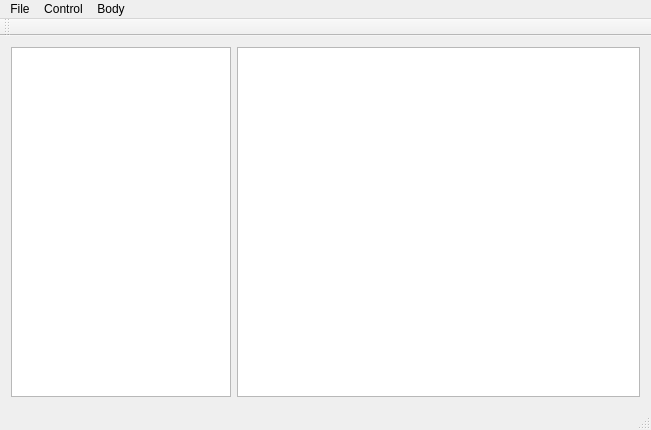
<?xml version="1.0" encoding="UTF-8"?>
<ui version="4.0">
 <class>MarkupWindow</class>
 <widget class="QMainWindow" name="MarkupWindow">
  <property name="geometry">
   <rect>
    <x>0</x>
    <y>0</y>
    <width>651</width>
    <height>430</height>
   </rect>
  </property>
  <property name="windowTitle">
   <string>Markup tool</string>
  </property>
  <widget class="QWidget" name="centralWidget">
   <layout class="QHBoxLayout" name="horizontalLayout">
    <item>
     <widget class="QListWidget" name="listWidget">
      <property name="maximumSize">
       <size>
        <width>220</width>
        <height>16777215</height>
       </size>
      </property>
      <property name="acceptDrops">
       <bool>false</bool>
      </property>
      <property name="tabKeyNavigation">
       <bool>false</bool>
      </property>
      <property name="dragEnabled">
       <bool>false</bool>
      </property>
      <property name="dragDropOverwriteMode">
       <bool>false</bool>
      </property>
      <property name="alternatingRowColors">
       <bool>true</bool>
      </property>
     </widget>
    </item>
    <item>
     <widget class="MarkupView" name="graphicsView">
      <property name="cursor" stdset="0">
       <cursorShape>CrossCursor</cursorShape>
      </property>
      <property name="dragMode">
       <enum>QGraphicsView::ScrollHandDrag</enum>
      </property>
      <property name="transformationAnchor">
       <enum>QGraphicsView::AnchorUnderMouse</enum>
      </property>
     </widget>
    </item>
   </layout>
  </widget>
  <widget class="QMenuBar" name="menuBar">
   <property name="geometry">
    <rect>
     <x>0</x>
     <y>0</y>
     <width>651</width>
     <height>25</height>
    </rect>
   </property>
   <widget class="QMenu" name="menuFile">
    <property name="title">
     <string>File</string>
    </property>
    <addaction name="actionLoad_images"/>
    <addaction name="actionSave_JSON"/>
    <addaction name="actionSave_shape"/>
    <addaction name="actionClear"/>
    <addaction name="actionClear_all"/>
   </widget>
   <widget class="QMenu" name="menuControl">
    <property name="title">
     <string>Control</string>
    </property>
    <addaction name="actionNext"/>
    <addaction name="actionPast"/>
   </widget>
   <widget class="QMenu" name="menuBlocks">
    <property name="title">
     <string>Body</string>
    </property>
    <addaction name="actionLeft_Eye"/>
    <addaction name="actionRight_Eye"/>
    <addaction name="actionMouth"/>
   </widget>
   <addaction name="menuFile"/>
   <addaction name="menuControl"/>
   <addaction name="menuBlocks"/>
  </widget>
  <widget class="QToolBar" name="mainToolBar">
   <attribute name="toolBarArea">
    <enum>TopToolBarArea</enum>
   </attribute>
   <attribute name="toolBarBreak">
    <bool>false</bool>
   </attribute>
  </widget>
  <widget class="QStatusBar" name="statusBar"/>
  <action name="actionLoad_images">
   <property name="text">
    <string>Load images</string>
   </property>
  </action>
  <action name="actionSave_JSON">
   <property name="text">
    <string>Load shape</string>
   </property>
  </action>
  <action name="actionSave_shape">
   <property name="text">
    <string>Save shape</string>
   </property>
  </action>
  <action name="actionClear_all">
   <property name="text">
    <string>Clear all</string>
   </property>
  </action>
  <action name="actionNext">
   <property name="text">
    <string>Next</string>
   </property>
   <property name="shortcut">
    <string>Right</string>
   </property>
  </action>
  <action name="actionPast">
   <property name="text">
    <string>Past</string>
   </property>
   <property name="shortcut">
    <string>Left</string>
   </property>
  </action>
  <action name="actionLeft_Eye">
   <property name="checkable">
    <bool>false</bool>
   </property>
   <property name="text">
    <string>Left Eye</string>
   </property>
  </action>
  <action name="actionRight_Eye">
   <property name="checkable">
    <bool>false</bool>
   </property>
   <property name="text">
    <string>Right Eye</string>
   </property>
  </action>
  <action name="actionMouth">
   <property name="checkable">
    <bool>false</bool>
   </property>
   <property name="text">
    <string>Mouth</string>
   </property>
  </action>
  <action name="actionClear">
   <property name="text">
    <string>Clear</string>
   </property>
  </action>
 </widget>
 <layoutdefault spacing="6" margin="11"/>
 <customwidgets>
  <customwidget>
   <class>MarkupView</class>
   <extends>QGraphicsView</extends>
   <header>markupview.h</header>
  </customwidget>
 </customwidgets>
 <resources/>
 <connections/>
</ui>
